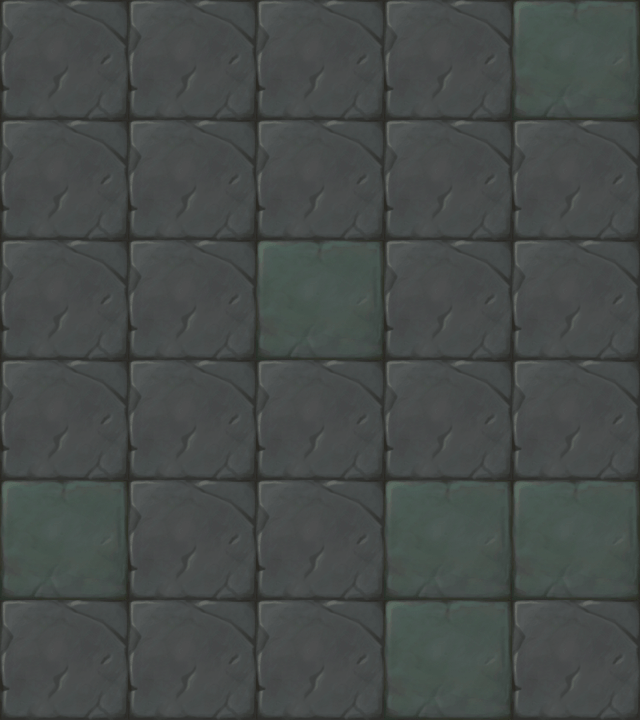

A 2D game scene composited from a Tiled map and its tileset images. What follows is a short description and the map's XML, with each tile layer's data collapsed to a summary:
An orthogonal 5x6 tile map with 128x120 px tiles, 1 tile layer (块层 1).

<map version="1.0" orientation="orthogonal" width="5" height="6" tilewidth="128" tileheight="120">
 <tileset firstgid="1" name="map052" tilewidth="128" tileheight="120">
  <image source="map052.png" width="256" height="120" />
 </tileset>
 <layer name="块层 1" width="5" height="6">
  <data>[30 cells, 30 non-empty, 2 distinct tile ids]</data>
 </layer>
</map>
